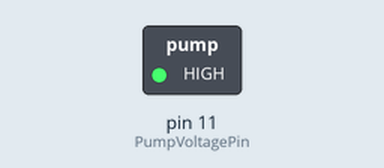
Recording of a sketch running on a simulated Arduino Uno, built with avr-gcc and run on an emulated ATmega328P. On the bench: switched loads named in the sketch (green lamp = pin HIGH).

Above: at 0.1 s.
At 10.1 s:
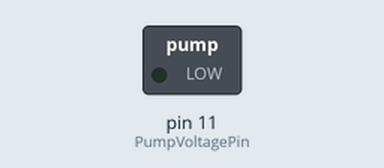
Timing chart, 0 to 11.6 s (numbered marks = the images above):
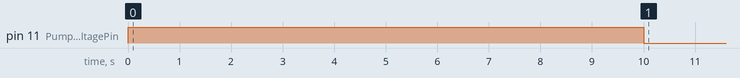

The sketch:

pumptest.ino
```cpp
  #define PumpVoltagePin 11

  unsigned long PumpDurationMS = 10000;

  int PumpIndicator = 1;


void setup() {
  // put your setup code here, to run once:

  pinMode(PumpVoltagePin, OUTPUT);

  digitalWrite(PumpVoltagePin, LOW);

}

void loop() {
  // put your main code here, to run repeatedly:

  unsigned long currentMillis = millis();
  unsigned long startMillis = currentMillis;

  while ((currentMillis - startMillis < PumpDurationMS) && (PumpIndicator == 1)){

    digitalWrite(PumpVoltagePin, HIGH);

    currentMillis = millis();
  }

  digitalWrite(PumpVoltagePin, LOW);

  PumpIndicator = 0;

}
```

Measured:
- by itself, pin 11 (PumpVoltagePin): LOW → HIGH at 0.00 s, → LOW 10.0 s later
